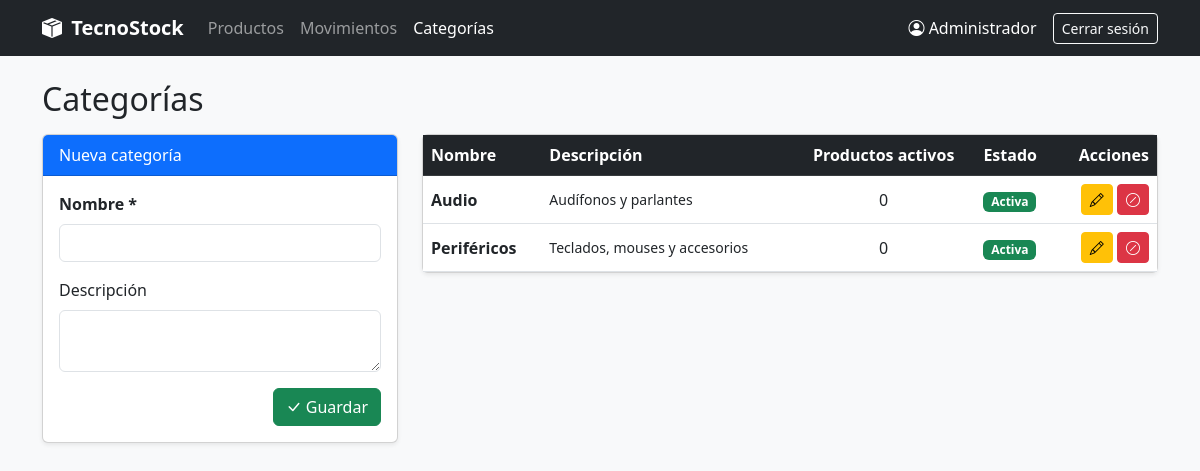
The page /categorias.php (signed in) on the database as committed earlier.
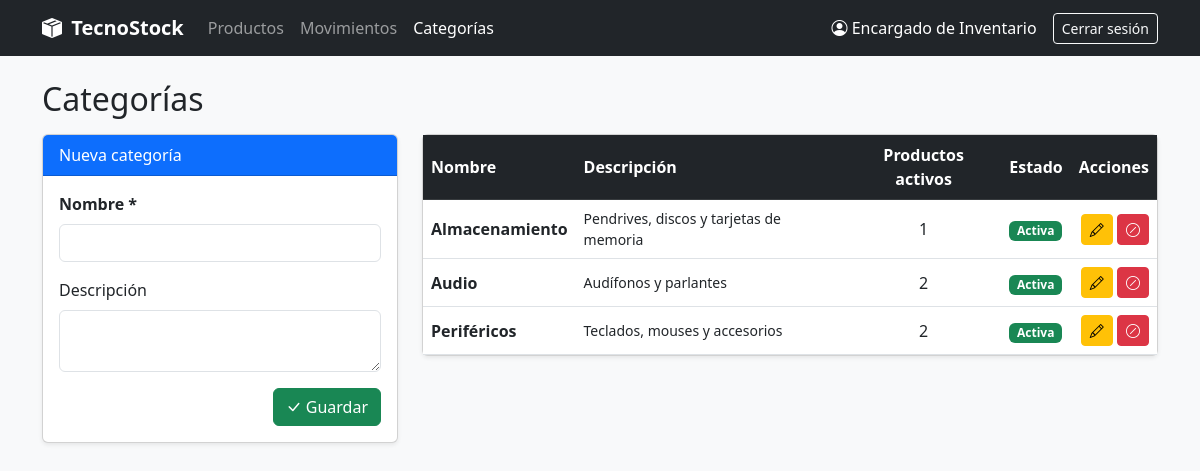
The same page on the database as committed later.
### tables this page shows
CREATE TABLE categoria (
    id_categoria INT AUTO_INCREMENT PRIMARY KEY,
    nombre       VARCHAR(100) NOT NULL,
    descripcion  TEXT,
    estado       TINYINT(1)   NOT NULL DEFAULT 1,
    CONSTRAINT uq_categoria_nombre UNIQUE (nombre),
    CONSTRAINT chk_categoria_estado CHECK (estado IN (0, 1))
);

### includes/funciones.php (called while the page is built, shortened)
<?php
function e($valor): string
{
    return htmlspecialchars((string) ($valor ?? ''), ENT_QUOTES, 'UTF-8');
}

### categorias.php (the view, shortened to what the changed rows need)
<?php
require_once __DIR__ . '/includes/funciones.php';
$categorias = $pdo->query(
    "SELECT c.*, COUNT(p.id_producto) AS productos
     FROM categoria c
     LEFT JOIN producto p ON p.id_categoria = c.id_categoria AND p.estado = 1
     GROUP BY c.id_categoria
     ORDER BY c.estado DESC, c.nombre"
)->fetchAll();
require __DIR__ . '/includes/header.php';
?>
<h2 class="mb-3">Categorías</h2>
<div class="row g-4">
    <div class="col-lg-8">
        <div class="card shadow-sm">
            <div class="card-body p-0 table-responsive">
                <table class="table table-hover mb-0">
                    <thead class="table-dark">
                    <tr>
                        <th>Nombre</th>
                        <th>Descripción</th>
                        <th class="text-center">Productos activos</th>
                        <th>Estado</th>
                        <th class="text-end">Acciones</th>
                    </tr>
                    </thead>
                    <tbody>
                    <?php foreach ($categorias as $c): ?>
                        <tr class="<?= $c['estado'] ? '' : 'text-muted' ?>">
                            <td class="fw-semibold"><?= e($c['nombre']) ?></td>
                            <td class="small"><?= e($c['descripcion']) ?></td>
                            <td class="text-center"><?= (int) $c['productos'] ?></td>
                            <td>
                                <span class="badge <?= $c['estado'] ? 'bg-success' : 'bg-secondary' ?>">
                                    <?= $c['estado'] ? 'Activa' : 'Inactiva' ?>
                                </span>
                            </td>
                            <td class="text-end acciones">
                                <a href="categorias.php?editar=<?= (int) $c['id_categoria'] ?>" class="btn btn-sm btn-warning" title="Editar"><i class="bi bi-pencil"></i></a>
                                <form method="POST" action="categorias.php" class="d-inline"
                                      <?= $c['estado'] ? 'data-confirmar="¿Desactivar la categoría «' . e($c['nombre']) . '»?"' : '' ?>>
                                    <?php if ($c['estado']): ?>
                                        <button class="btn btn-sm btn-danger" title="Desactivar"><i class="bi bi-slash-circle"></i></button>
                                    <?php else: ?>
                                        <input type="hidden" name="accion" value="reactivar">
                                        <button class="btn btn-sm btn-outline-success" title="Reactivar"><i class="bi bi-arrow-counterclockwise"></i></button>
                                    <?php endif; ?>
                                </form>
                            </td>
                        </tr>
                    <?php endforeach; ?>
                    </tbody>
                </table>
            </div>
        </div>
    </div>
</div>
<?php require __DIR__ . '/includes/footer.php'; ?>

### includes/header.php (shortened to what the changed rows need)
<!DOCTYPE html>
<html lang="es">
<head>
    <link href="https://cdn.jsdelivr.net/npm/bootstrap@5.3.0/dist/css/bootstrap.min.css" rel="stylesheet">
    <link href="https://cdn.jsdelivr.net/npm/bootstrap-icons@1.10.5/font/bootstrap-icons.css" rel="stylesheet">
    <link href="assets/css/estilos.css" rel="stylesheet">
</head>
<body class="bg-light">
<nav class="navbar navbar-expand-lg navbar-dark bg-dark mb-4">
    <div class="container">
        <div class="collapse navbar-collapse" id="menu">
            <div class="d-flex align-items-center text-white">
                <span class="me-3"><i class="bi bi-person-circle"></i> <?= e($_SESSION['usuario_nombre'] ?? '') ?></span>
                <a href="logout.php" class="btn btn-outline-light btn-sm">Cerrar sesión</a>
            </div>
        </div>
    </div>
</nav>
<main class="container pb-5">

Rows that differ between the two databases and show on the page:
added categoria: nombre "Almacenamiento", descripcion "Pendrives, discos y tarjetas de memoria", productos "1", estado "Activa"
computed for categoria "Audio": productos "0" → "2"
computed for categoria "Periféricos": productos "0" → "2"
Other text that changed with them:
$_SESSION['usuario_nombre']: "Administrador" → "Encargado de Inventario"
